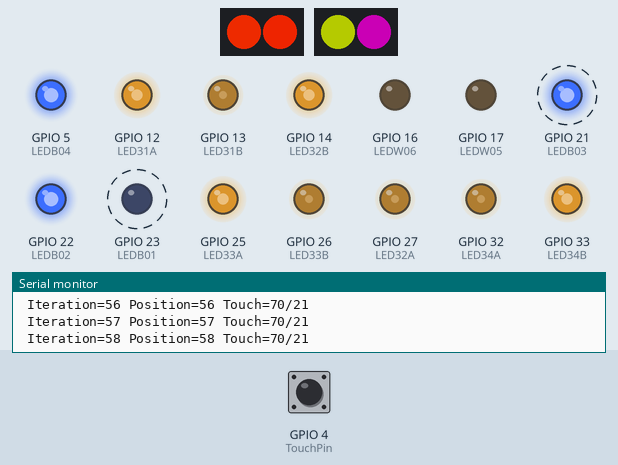
Recording of a sketch running on a simulated ESP32. On the bench: 2 × 2 RGB LEDs in strip order, left to right, output pins drawn as LEDs (lit = HIGH), the last lines printed to the serial monitor. Dashed ring = blinking. Inputs (shaded band) come from the test bench; at power-on: GPIO 4 (TouchPin) HIGH. Dim RGB values are drawn brighter than linear; the strip is taken to match the declared colour order; random numbers use the default seed unless the sketch sets one.

Above: at 1.5 s.
1.6 s: GPIO 4 (TouchPin) pulled LOW for 3.2 s
At 3.3 s:
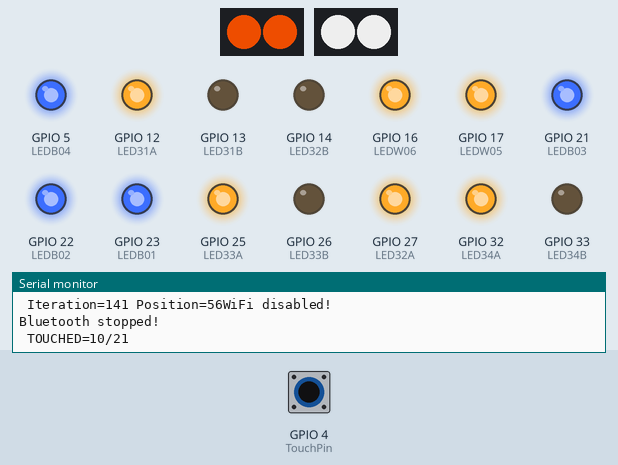
At 5.89 s:
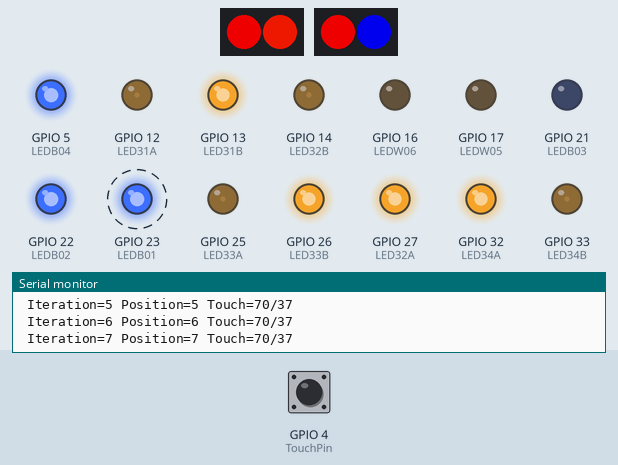
6.9 s: GPIO 4 (TouchPin) pulled LOW for 3.2 s
At 10.29 s:
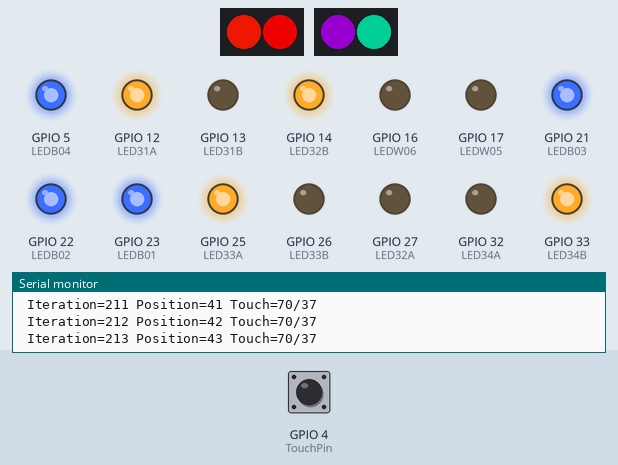
Timing chart, 0 to 10.5 s (numbered marks = the images above; inputs shaded):
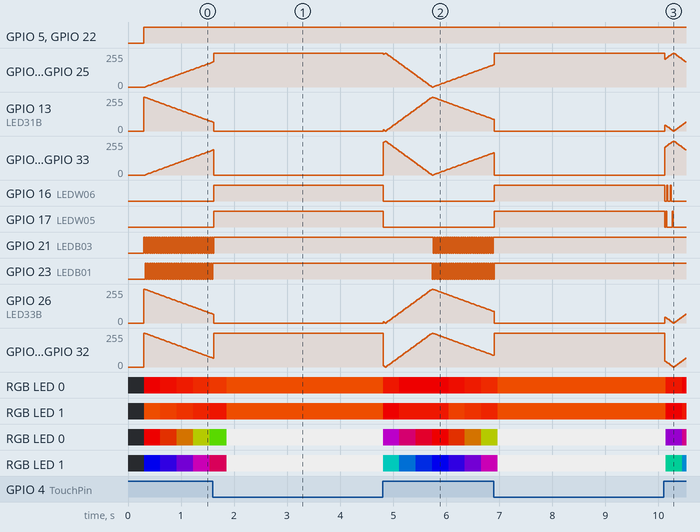

Measured:
- by itself, GPIO 21 (LEDB03): repeats every 0.04 s: LOW 0.02 s, HIGH 0.02 s

The sketch:

future_badge_proto02.ino
```cpp
#include <Adafruit_NeoPixel.h>
#include <WiFi.h>
#include <Arduino.h>

// NeoPixel PIN VALUES
#define NEO01Pin 18   // 18 corresponds to GPIO18
#define NEO02Pin 19   // 18 corresponds to GPIO19

// Two color RY LED PIN VALUES
// The A pin is Yellow and the B pin is Red
#define LED31A 12  // 12 corresponds to GPIO12
#define LED31B 13  // 13 corresponds to GPIO13
#define LED32A 27
#define LED32B 14
#define LED33A 25
#define LED33B 26
#define LED34A 32
#define LED34B 33

// One color B/W LED PIN VALUES
#define LEDB01 23
#define LEDB02 22
#define LEDB03 21
#define LEDB04 5
#define LEDW05 17
#define LEDW06 16

// Touch PIN VALUE
#define TouchPin 4  // 4 corresponds to GPIO4 - Touch0

// PWM Properties
const int freq = 1000;
const int resolution = 8;
const int LED31Apwm = 0;
const int LED31Bpwm = 1;
const int LED32Apwm = 2;
const int LED32Bpwm = 3;
const int LED33Apwm = 4;
const int LED33Bpwm = 5;
const int LED34Apwm = 6;
const int LED34Bpwm = 7;

// Define NeoPixel Strips - (Num pixels, pin to send signals, pixel type, signal rate)
Adafruit_NeoPixel NEO01 = Adafruit_NeoPixel(2, NEO01Pin, NEO_RGB + NEO_KHZ800);
Adafruit_NeoPixel NEO02 = Adafruit_NeoPixel(2, NEO02Pin, NEO_RGB + NEO_KHZ800);

// Touch Properties
int TouchThreshold = 12;
int TouchValue = 14;

// Debug Serial - If set greater than 0 it send lots of things to serial for debugging
int DebugSerial = 1;

// WIFI status codes
const char* wl_status_to_string(wl_status_t status) {
  switch (status) {
    case WL_NO_SHIELD: return "WL_NO_SHIELD";
    case WL_IDLE_STATUS: return "WL_IDLE_STATUS";
    case WL_NO_SSID_AVAIL: return "WL_NO_SSID_AVAIL";
    case WL_SCAN_COMPLETED: return "WL_SCAN_COMPLETED";
    case WL_CONNECTED: return "WL_CONNECTED";
    case WL_CONNECT_FAILED: return "WL_CONNECT_FAILED";
    case WL_CONNECTION_LOST: return "WL_CONNECTION_LOST";
    case WL_DISCONNECTED: return "WL_DISCONNECTED";
  }
}

// WiFi & BT Functions
void disableWiFi(){
    //adc_power_off();
    WiFi.disconnect(true);  // Disconnect from the network
    WiFi.mode(WIFI_OFF);    // Switch WiFi off
    Serial.println("WiFi disabled!");
}
void disableBluetooth(){
    btStop();
    Serial.println("Bluetooth stopped!");
}
void setModemSleep() {
    disableWiFi();
    disableBluetooth();
    setCpuFrequencyMhz(80);
}
void enableWiFi(){
    //adc_power_on();
    delay(200);
    WiFi.disconnect(false);  // Reconnect the network
    WiFi.mode(WIFI_STA);    // Switch WiFi on
    delay(200);
    Serial.println("WiFi Started!");
    //WiFi.begin(STA_SSID, STA_PASS);
    //while (WiFi.status() != WL_CONNECTED) {
    //    delay(500);
    //    Serial.print(".");
    //}
    //Serial.println("WiFi connected");
    //Serial.println("IP address: ");
    //Serial2\.println(WiFi.localIP());
}
void wakeModemSleep() {
    setCpuFrequencyMhz(240);
    enableWiFi();
}

// SETUP - RUN ONCE
void setup(){
  // Add a delay to allow opening serial monitor
  delay(300);

  // Turn Off WiFi/BT
  setModemSleep();

  // Playing with other sleep methods
  //WiFi.mode(WIFI_OFF);
  //esp_sleep_enable_timer_wakeup(9000000);
  //esp_light_sleep_start();

  // configure LED PWM functionalitites per channel
  ledcSetup(LED31Apwm, freq, resolution);
  ledcSetup(LED31Bpwm, freq, resolution);
  ledcSetup(LED32Apwm, freq, resolution);
  ledcSetup(LED32Bpwm, freq, resolution);
  ledcSetup(LED33Apwm, freq, resolution);
  ledcSetup(LED33Bpwm, freq, resolution);
  ledcSetup(LED34Apwm, freq, resolution);
  ledcSetup(LED34Bpwm, freq, resolution);

  // attach the channel to the GPIO to be controlled
  ledcAttachPin(LED31A, LED31Apwm);
  ledcAttachPin(LED31B, LED31Bpwm);
  ledcAttachPin(LED32A, LED32Apwm);
  ledcAttachPin(LED32B, LED32Bpwm);
  ledcAttachPin(LED33A, LED33Apwm);
  ledcAttachPin(LED33B, LED33Bpwm);
  ledcAttachPin(LED34A, LED34Apwm);
  ledcAttachPin(LED34B, LED34Bpwm);

  //Normal LED output
  pinMode(LEDB01, OUTPUT);
  pinMode(LEDB02, OUTPUT);
  pinMode(LEDB03, OUTPUT);
  pinMode(LEDB04, OUTPUT);
  pinMode(LEDW05, OUTPUT);
  pinMode(LEDW06, OUTPUT);

  // Initializes the NeoPixels
  NEO01.begin();
  NEO02.begin();

  // Set Neopixel Brightness (0-255 scale)
  NEO01.setBrightness(200);
  NEO02.setBrightness(200);

  // setup the serial output baud rate
  Serial.begin(115200);
}

// LOOP - MAIN
void loop(){
  // Set Delay Time [in ms]
  int DelayTime = 20;

  // Dynamically adjust touch threshold UP to account for
  // Assembly conditions and battery vs usb
  TouchValue = touchRead(TouchPin);
  if ( (TouchValue / TouchThreshold) > 2 ) { TouchThreshold = int(TouchThreshold * 1.8); }

  // Display WIFI status
  if (DebugSerial > 0) {
    Serial.print("WiFi Status: ");
    Serial.println(wl_status_to_string(WiFi.status()));
  }

  // Iterate 0 to 255
  for(int i=0; i<256; i++){

    // Set position value to iteration
    int pos = i;
    //
    // First of three position groups 0-84
    if (pos < 85) {
      //
      // BLUE LEDS
      if (pos % 2) {
        digitalWrite(LEDB01, HIGH);
        digitalWrite(LEDB03, LOW);
      } else {
        digitalWrite(LEDB01, LOW);
        digitalWrite(LEDB03, HIGH);
      }
      digitalWrite(LEDB02, HIGH);
      digitalWrite(LEDB04, HIGH);
      // WHITE LEDS
      digitalWrite(LEDW05, LOW);
      digitalWrite(LEDW06, LOW);
      //
      // RY PWM LEDS
      //
      // Start off and slowly get brighter to full on
      ledcWrite(LED31Apwm, int(pos*3));
      ledcWrite(LED32Bpwm, int(pos*3));
      ledcWrite(LED33Apwm, int(pos*3));
      ledcWrite(LED34Bpwm, int(pos*3));
      // Start on and slowly get dimmer to full off
      ledcWrite(LED31Bpwm, int(255 - (pos*3)));
      ledcWrite(LED32Apwm, int(255 - (pos*3)));
      ledcWrite(LED33Bpwm, int(255 - (pos*3)));
      ledcWrite(LED34Apwm, int(255 - (pos*3)));
      //
      // Flame NeoPixel Red=ON Green=Cycle Blue=OFF (R+G=Y)
      //
      // Red 255 Green ++ Blue 0
      NEO01.setPixelColor(0, 255, int(pos), 0);
      // Red 255 Green -- Blue 0
      NEO01.setPixelColor(1, 255, int(84 - (pos)), 0);
      //
      // Title NeoPixel Color Cycle
      //
      // Red 255-0 Green 0-255
      NEO02.setPixelColor(0, int(255 - (pos*3)), int(pos*3), 0);
      // Blue 255-0 Red 0-255
      NEO02.setPixelColor(1, int(pos*3), 0, int(255 - pos*3));
    //
    // Second of three position groups 0-84
    } else if (pos < 170) {
      pos = pos - 85;
      //
      // BLUE LEDS
      if (pos % 2) {
        digitalWrite(LEDB02, HIGH);
        digitalWrite(LEDB04, LOW);
      } else {
        digitalWrite(LEDB02, LOW);
        digitalWrite(LEDB04, HIGH);
      }
      digitalWrite(LEDB01, HIGH);
      digitalWrite(LEDB03, HIGH);
      // WHITE LEDS
      digitalWrite(LEDW05, LOW);
      digitalWrite(LEDW06, LOW);
      //
      // RY PWM LEDS
      //
      // Start off and slowly get brighter to full on
      ledcWrite(LED31Bpwm, int(pos*3));
      ledcWrite(LED32Apwm, int(pos*3));
      ledcWrite(LED33Bpwm, int(pos*3));
      ledcWrite(LED34Apwm, int(pos*3));
      // Start on and slowly get dimmer to full off
      ledcWrite(LED31Apwm, int(255 - (pos*3)));
      ledcWrite(LED32Bpwm, int(255 - (pos*3)));
      ledcWrite(LED33Apwm, int(255 - (pos*3)));
      ledcWrite(LED34Bpwm, int(255 - (pos*3)));
      //
      // Flame NeoPixel Red=ON Green=Cycle Blue=OFF (R+G=Y)
      //
      // Red 255 Green ++ Blue 0
      NEO01.setPixelColor(1, 255, int(pos), 0);
      // Red 255 Green -- Blue 0
      NEO01.setPixelColor(0, 255, int(84 - (pos)), 0);
      //
      // Title NeoPixel Color Cycle
      //
      // Green 255-0 Blue 0-255
      NEO02.setPixelColor(0, 0, int(255 - (pos*3)), int(pos*3));
      // Red 255-0 Green 0-255
      NEO02.setPixelColor(1, int(255 - (pos*3)), int(pos*3), 0);
    //
    // Third of three position groups 0-84
    } else {
      pos = pos -170;
      //
      // BLUE LEDS
      digitalWrite(LEDB01, HIGH);
      digitalWrite(LEDB02, HIGH);
      digitalWrite(LEDB03, HIGH);
      digitalWrite(LEDB04, HIGH);
      //
      // Split third group for things that need even number of transitions
      if (pos <43) {
        // WHITE LEDS
        int wr05 = random(0,15);
        if (wr05 >9) { digitalWrite(LEDW05, HIGH); } else { digitalWrite(LEDW05, LOW); }
        int wr06 = random(0,15);
        if (wr06 >9) { digitalWrite(LEDW06, HIGH); } else { digitalWrite(LEDW06, LOW); }
        //
        // RY PWM LEDS
        //
        // Start off and slowly get brighter to full on
        ledcWrite(LED31Apwm, int(pos*6));
        ledcWrite(LED32Bpwm, int(pos*6));
        ledcWrite(LED33Apwm, int(pos*6));
        ledcWrite(LED34Bpwm, int(pos*6));
        // Start on and slowly get dimmer to full off
        ledcWrite(LED31Bpwm, int(255 - (pos*6)));
        ledcWrite(LED32Apwm, int(255 - (pos*6)));
        ledcWrite(LED33Bpwm, int(255 - (pos*6)));
        ledcWrite(LED34Apwm, int(255 - (pos*6)));
        //
        // Flame NeoPixel Red=ON Green=ON/OFF Blue=OFF (R+G=Y)
        //
        // Red 255 Green 25 Blue 0
        NEO01.setPixelColor(0, 255, 25, 0);
        // Red 255 Green 0 Blue 0
        NEO01.setPixelColor(1, 255, 0, 0);
      //
      // Split third group for things that need even number of transitions
      } else {
        // WHITE LEDS
        digitalWrite(LEDW05, LOW);
        digitalWrite(LEDW06, LOW);
        //
        // RY PWM LEDS
        //
        // Start off and slowly get brighter to full on
        ledcWrite(LED31Bpwm, int((pos-43)*6));
        ledcWrite(LED32Apwm, int((pos-43)*6));
        ledcWrite(LED33Bpwm, int((pos-43)*6));
        ledcWrite(LED34Apwm, int((pos-43)*6));
        // Start on and slowly get dimmer to full off
        ledcWrite(LED31Apwm, int(255 - ((pos-43)*6)));
        ledcWrite(LED32Bpwm, int(255 - ((pos-43)*6)));
        ledcWrite(LED33Apwm, int(255 - ((pos-43)*6)));
        ledcWrite(LED34Bpwm, int(255 - ((pos-43)*6)));
        //
        // Flame NeoPixel Red=ON Green=ON/OFF Blue=OFF (R+G=Y)
        //
        // Red 255 Green 25 Blue 0
        NEO01.setPixelColor(1, 255, 25, 0);
        // Red 255 Green 0 Blue 0
        NEO01.setPixelColor(0, 255, 0, 0);
      }
      //
      // Title NeoPixel Color Cycle
      //
      // Blue 255-0 Red 0-255
      NEO02.setPixelColor(0, int(pos*3), 0, int(255 - pos*3));
      // Green 255-0 Blue 0-255
      NEO02.setPixelColor(1, 0, int(255 - (pos*3)), int(pos*3));
    }
    NEO01.show();
    NEO02.show();
    // Print current Iteration value to serial console for troubleshooting
    if (DebugSerial > 0) {
      Serial.print(" Iteration=");
      Serial.print(i);
      Serial.print(" Position=");
      Serial.print(pos);
    }
    //
    // TOUCH
    //
    //Read Touch Value
    TouchValue = touchRead(TouchPin);
    // Do Stuff If We Detect a Touch
    if (TouchValue < TouchThreshold) {
      setModemSleep();
      // Print current Touch value/threshold to serial console for troubleshooting
      if (DebugSerial > 0) {
        Serial.print(" TOUCHED=");
        Serial.print(TouchValue);
        Serial.print("/");
        Serial.print(TouchThreshold);
      }
      //
      // LED BOOP EFFECT - OVERRIDES PRIOR LED SETTINGS BEFORE DELAY
      //
      // BLUE LEDS
      digitalWrite(LEDB01, HIGH);
      digitalWrite(LEDB02, HIGH);
      digitalWrite(LEDB03, HIGH);
      digitalWrite(LEDB04, HIGH);
      // WHITE LEDS
      digitalWrite(LEDW05, HIGH);
      digitalWrite(LEDW06, HIGH);
      // RY PWM LEDS
      ledcWrite(LED31Apwm, 255);
      ledcWrite(LED32Apwm, 255);
      ledcWrite(LED33Apwm, 255);
      ledcWrite(LED34Apwm, 255);
      ledcWrite(LED31Bpwm, 0);
      ledcWrite(LED32Bpwm, 0);
      ledcWrite(LED33Bpwm, 0);
      ledcWrite(LED34Bpwm, 0);
      // Flame NeoPixel
      NEO01.setPixelColor(0, 255, 84, 0);
      NEO01.setPixelColor(1, 255, 84, 0);
      NEO01.show();
      // Title NeoPixel
      NEO02.setPixelColor(0, 255, 255, 255);
      NEO02.setPixelColor(1, 255, 255, 255);
      NEO02.show();
    // Do Stuff If We DONT Detect a Touch
    } else {
      // Print current Touch value/threshold to serial console for troubleshooting
      if (DebugSerial > 0) {
        Serial.print(" Touch=");
        Serial.print(TouchValue);
        Serial.print("/");
        Serial.print(TouchThreshold);
      }
    }
    // Print Carriage Return for debug output
    if (DebugSerial > 0) {
      Serial.println();
    }
    // Pause the loop to display LEDS
    delay(DelayTime);
  }
}
```
